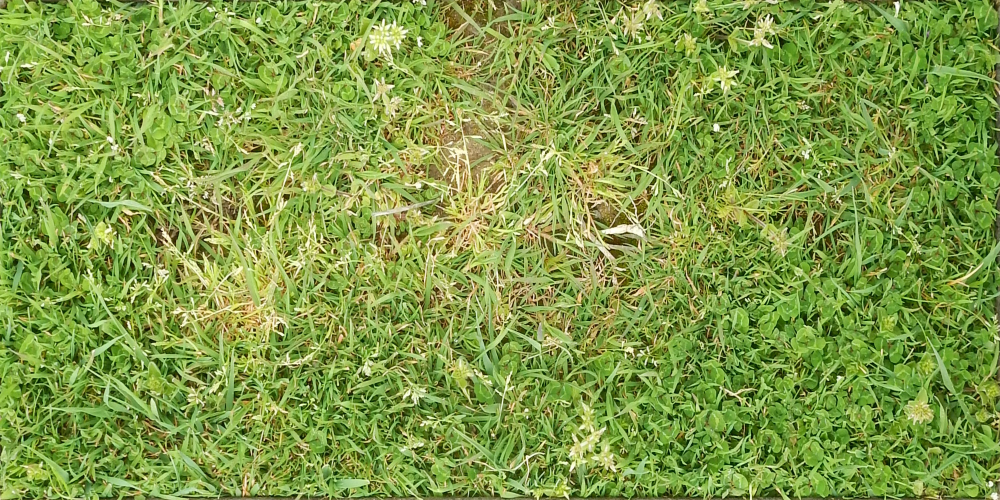
#> input picture csiro-biomass/train/ID227847873.jpg, 2000 x 1000 px, found by its file name (shown at 1/2 size)
$ python create_dataset_figure.py
#> lines starting #> are read from the running program, lines starting #| are printed output that depends on the picture
#!/usr/bin/env python3
"""
Generate a three-panel dataset overview figure for IEEE paper:
(a) Sample top-view pasture image with biomass values
(b) Target biomass distributions (boxplots)
(c) Temporal sampling structure (monthly grouped)
"""

import matplotlib
matplotlib.use('Agg')

import matplotlib.pyplot as plt
import matplotlib.dates as mdates
import matplotlib.ticker as mticker
import pandas as pd
import numpy as np
from datetime import datetime
import os
from PIL import Image
from matplotlib.patches import FancyBboxPatch
import matplotlib.patheffects as pe

# ── Style ──────────────────────────────────────────────────────────────
plt.rcParams.update({
    'font.family': 'serif',
    'font.serif': ['Times New Roman', 'DejaVu Serif'],
    'font.size': 8,
    'axes.titlesize': 9,
    'axes.labelsize': 8,
    'xtick.labelsize': 7,
    'ytick.labelsize': 7,
    'legend.fontsize': 7,
    'figure.dpi': 300,
    'savefig.dpi': 300,
    'savefig.bbox': 'tight',
    'axes.linewidth': 0.8,
    'xtick.major.width': 0.6,
    'ytick.major.width': 0.6,
    'xtick.major.size': 3,
    'ytick.major.size': 3,
    'xtick.minor.visible': False,
    'ytick.minor.visible': False,
})

RANDOM_SEED = 42
np.random.seed(RANDOM_SEED)

# ── Paths ──────────────────────────────────────────────────────────────
BASE = '/home/teo/repos/CSIRO---Image2Biomass-Prediction'
CSV = os.path.join(BASE, 'csiro-biomass', 'train.csv')
TRAIN_DIR = os.path.join(BASE, 'csiro-biomass', 'train')
OUTPUT = os.path.join(BASE, 'figures', 'dataset_overview.pdf')
OUTPUT_PNG = os.path.join(BASE, 'figures', 'dataset_overview.png')
os.makedirs(os.path.dirname(OUTPUT), exist_ok=True)

# ── Load data ──────────────────────────────────────────────────────────
df = pd.read_csv(CSV)
#> (reads csiro-biomass/train.csv from the repository)
df['Date'] = pd.to_datetime(df['Sampling_Date'], format='%Y/%m/%d')

# Per-image target table (one row per image)
img_targets = df.pivot_table(
    index='image_path', columns='target_name', values='target', aggfunc='first'
).reset_index()
img_meta = df[['image_path', 'State', 'Date']].drop_duplicates(subset='image_path')
img_data = img_meta.merge(img_targets, on='image_path')

# ── Panel (a): Sample image with biomass values ──────────────────────
best_img_path = os.path.join(TRAIN_DIR, 'ID227847873.jpg')  # Vic, 2015/9/29
sample_img = np.array(Image.open(best_img_path))
#> sample_img is the input picture: shape (1000, 2000, 3); mean R, G, B 128, 154.1, 70
sample_img_rot = np.rot90(sample_img, k=-1)
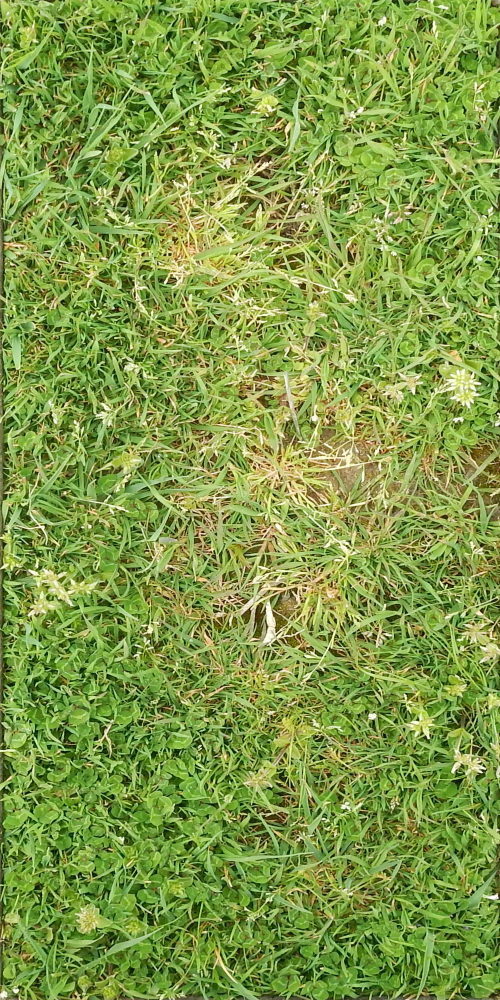
#> sample_img_rot: shape (2000, 1000, 3) (shown at 1/2 size); mean R, G, B 128, 154.1, 70

# Get biomass values for this image
img_row = img_data[img_data['image_path'] == 'train/ID227847873.jpg'].iloc[0]
biomass_text = (
    f"Dry Total: {img_row['Dry_Total_g']:.1f}g\n"
    f"Dry Green: {img_row['Dry_Green_g']:.1f}g\n"
    f"Dry Dead:  {img_row['Dry_Dead_g']:.1f}g\n"
    f"Dry Clover: {img_row['Dry_Clover_g']:.1f}g\n"
    f"GDM:       {img_row['GDM_g']:.1f}g"
)

# ── Panel (b): Target distributions ──────────────────────────────────
target_cols = ['Dry_Green_g', 'Dry_Dead_g', 'Dry_Clover_g', 'GDM_g', 'Dry_Total_g']
target_labels = [
    'Dry\nGreen',
    'Dry\nDead',
    'Dry\nClover',
    'GDM',
    'Dry\nTotal',
]

# Print target distribution statistics
print("\nTarget distribution statistics (n = {}):".format(len(img_data)))
print(f"{'Target':<15} {'Mean':>8} {'Std':>8} {'Min':>8} {'Q1':>8} {'Median':>8} {'Q3':>8} {'Max':>8} {'Nonzero':>8}")
print("-" * 88)
for col, label in zip(target_cols, ['Green', 'Dead', 'Clover', 'GDM', 'Total']):
    vals = img_data[col].values
    nonzero = np.sum(vals > 0)
    print(f"{label:<15} {np.mean(vals):>8.2f} {np.std(vals):>8.2f} {np.min(vals):>8.2f} "
          f"{np.percentile(vals, 25):>8.2f} {np.median(vals):>8.2f} {np.percentile(vals, 75):>8.2f} "
          f"{np.max(vals):>8.2f} {nonzero:>8} ({nonzero/len(vals)*100:.0f}%)")
print()

# ── Panel (c): Temporal structure (monthly bins) ─────────────────────
# LOPO boundaries — sample-balanced split (same logic as experiment_2.py)
date_order = sorted(df['Date'].unique())
date_order = [pd.Timestamp(d) for d in date_order]
n_dates = len(date_order)
total_samples = df['image_path'].nunique()
target = total_samples // 3

period_dates = {'Early': [], 'Middle': [], 'Late': []}
period_names = ['Early', 'Middle', 'Late']
cumulative = 0
current_period_idx = 0

for i, d in enumerate(date_order):
    count = df[df['Date'] == d]['image_path'].nunique()
    cumulative += count
    period_dates[period_names[current_period_idx]].append(d)

    if cumulative >= target and current_period_idx < 2:
        remaining_dates = n_dates - i - 1
        remaining_periods = 2 - current_period_idx
        if remaining_dates >= remaining_periods:
            cumulative = 0
            current_period_idx += 1

early_dates = set(period_dates['Early'])
middle_dates = set(period_dates['Middle'])
late_dates = set(period_dates['Late'])

early_last = max(early_dates)
middle_last = max(middle_dates)

print(f"Period 1 (Early): {min(early_dates).strftime('%Y-%m-%d')} to {early_last.strftime('%Y-%m-%d')} ({len(early_dates)} dates, "
      f"{df[df['Date'].isin(early_dates)]['image_path'].nunique()} samples)")
print(f"Period 2 (Middle): {min(middle_dates).strftime('%Y-%m-%d')} to {middle_last.strftime('%Y-%m-%d')} ({len(middle_dates)} dates, "
      f"{df[df['Date'].isin(middle_dates)]['image_path'].nunique()} samples)")
print(f"Period 3 (Late): {min(late_dates).strftime('%Y-%m-%d')} to {max(late_dates).strftime('%Y-%m-%d')} ({len(late_dates)} dates, "
      f"{df[df['Date'].isin(late_dates)]['image_path'].nunique()} samples)")
# Verify no date leakage
all_split_dates = set()
for dlist in period_dates.values():
    for d in dlist:
        assert d not in all_split_dates, f"DUPLICATE DATE {d}!"
        all_split_dates.add(d)
assert len(all_split_dates) == len(date_order), "Not all dates assigned!"

state_colors = {'NSW': '#E24A33', 'Tas': '#348ABD', 'Vic': '#988ED5', 'WA': '#F5A623'}
state_labels_short = {'NSW': 'NSW', 'Tas': 'Tas', 'Vic': 'Vic', 'WA': 'WA'}

# Group by month for cleaner bars
counts_per_date = df[['image_path', 'Date', 'State']].drop_duplicates(subset=['image_path', 'State'])
counts_per_date['Month'] = counts_per_date['Date'].dt.to_period('M')
monthly_counts = counts_per_date.groupby(['Month', 'State']).size().unstack(fill_value=0)
for s in ['NSW', 'Tas', 'Vic', 'WA']:
    if s not in monthly_counts.columns:
        monthly_counts[s] = 0
monthly_counts = monthly_counts[['NSW', 'Tas', 'Vic', 'WA']]

# Convert month periods to datetime for plotting (use mid-month)
month_dates = [p.to_timestamp() + pd.DateOffset(days=14) for p in monthly_counts.index]

# ── Build the figure ──────────────────────────────────────────────────
fig = plt.figure(figsize=(7.16, 2.8))

gs = fig.add_gridspec(1, 3, width_ratios=[0.85, 1.3, 1.7], wspace=0.28,
                       left=0.05, right=0.97, bottom=0.18, top=0.92)

# ── Panel (a): Image with biomass overlay ────────────────────────────
ax_a = fig.add_subplot(gs[0])
ax_a.imshow(sample_img_rot)
ax_a.set_title('(a) Example pasture image', fontweight='bold', pad=3)
ax_a.axis('off')

# Add biomass values as text overlay in bottom-left
ax_a.text(0.05, 0.05, biomass_text, transform=ax_a.transAxes,
          fontsize=5.5, color='white', fontfamily='monospace',
          verticalalignment='bottom', horizontalalignment='left',
          path_effects=[pe.withStroke(linewidth=2, foreground='black')])

# ── Panel (b): Target distributions ──────────────────────────────────
ax_b = fig.add_subplot(gs[1])

plot_data = [img_data[col].values for col in target_cols]

bp = ax_b.boxplot(plot_data, patch_artist=True, widths=0.55,
                  medianprops=dict(color='black', linewidth=1.2),
                  whiskerprops=dict(linewidth=0.8),
                  capprops=dict(linewidth=0.8),
                  flierprops=dict(markersize=3, marker='o', markerfacecolor='gray',
                                  markeredgecolor='gray', alpha=0.4),
                  showmeans=True,
                  meanprops=dict(marker='D', markerfacecolor='darkred',
                                 markeredgecolor='darkred', markersize=4))

box_colors = ['#2c7bb6', '#abd9e9', '#ffffbf', '#fdae61', '#d7191c']
for patch, color in zip(bp['boxes'], box_colors):
    patch.set_facecolor(color)
    patch.set_alpha(0.7)
    patch.set_edgecolor('black')
    patch.set_linewidth(0.8)

ax_b.set_xticklabels(target_labels, fontsize=6.5)
ax_b.set_ylabel('Dry biomass (g)', fontsize=8)
ax_b.set_title('(b) Target distributions', fontweight='bold', pad=3)
ax_b.set_ylim(bottom=-3)
ax_b.yaxis.set_major_locator(mticker.MultipleLocator(50))
ax_b.yaxis.set_minor_locator(mticker.MultipleLocator(25))
ax_b.grid(axis='y', alpha=0.3, linewidth=0.4)

ax_b.text(0.02, 0.98, f'n = {len(img_data)}', transform=ax_b.transAxes,
          va='top', ha='left', fontsize=7, fontstyle='italic',
          bbox=dict(boxstyle='round,pad=0.2', facecolor='lightgray', alpha=0.5))

# ── Panel (c): Monthly grouped bars ──────────────────────────────────
ax_c = fig.add_subplot(gs[2])

bar_width = 20  # days
x_pos = month_dates

bottom = np.zeros(len(x_pos))
for state in ['NSW', 'Tas', 'Vic', 'WA']:
    vals = monthly_counts[state].values
    ax_c.bar(x_pos, vals, width=bar_width, bottom=bottom,
             color=state_colors[state], label=state_labels_short[state],
             edgecolor='white', linewidth=0.3, alpha=0.85, zorder=3)
    bottom += vals

# LOPO boundary lines
boundary_early = early_last + pd.Timedelta(days=1)
boundary_middle = middle_last + pd.Timedelta(days=1)

ax_c.axvline(x=boundary_early, color='#333333', linewidth=0.9,
             linestyle='--', alpha=0.7, zorder=4)
ax_c.axvline(x=boundary_middle, color='#333333', linewidth=0.9,
             linestyle='--', alpha=0.7, zorder=4)

# Period labels — Middle at its actual midpoint, Early/Late symmetric around it
ax_c.set_ylim(bottom=0)
ax_c.autoscale()
ylim = ax_c.get_ylim()
ann_y = ylim[1] * 0.97

x_min = pd.to_datetime('2015/1/1') - pd.Timedelta(days=10)
x_max = pd.to_datetime('2015/12/31')

# Middle at its original position (midpoint of middle period dates)
middle_pos = min(middle_dates) + (max(middle_dates) - min(middle_dates)) / 2
# Offset: distance from middle to nearest axis edge, scaled back slightly
offset = min((middle_pos - x_min).days, (x_max - middle_pos).days) * 0.7
early_pos = middle_pos - pd.Timedelta(days=offset)
late_pos = middle_pos + pd.Timedelta(days=offset)

period_positions = {
    'Early': early_pos,
    'Middle': middle_pos,
    'Late': late_pos,
}
for period, pos in period_positions.items():
    ax_c.text(pos, ann_y, period, ha='center', va='top', fontsize=7,
              fontstyle='italic', color='#555555')

ax_c.set_xlim(pd.to_datetime('2015/1/1') - pd.Timedelta(days=10),
              pd.to_datetime('2015/12/31'))
ax_c.set_ylabel('Number of images', fontsize=8)
ax_c.set_title('(c) Acquisition timeline', fontweight='bold', pad=3)

ax_c.xaxis.set_major_locator(mdates.MonthLocator(interval=2))
ax_c.xaxis.set_major_formatter(mdates.DateFormatter('%b'))
ax_c.tick_params(axis='x', pad=2)
ax_c.grid(axis='y', alpha=0.3, linewidth=0.4)

legend = ax_c.legend(loc='upper left', ncol=1, framealpha=0.9,
                     edgecolor='#cccccc', columnspacing=0.8, handletextpad=0.4,
                     markerscale=0.9, fontsize=6.5, labelspacing=0.5)
legend.get_frame().set_linewidth(0.5)

# ── Save ──────────────────────────────────────────────────────────────
fig.savefig(OUTPUT, format='pdf')
fig.savefig(OUTPUT_PNG, format='png', dpi=600)
print(f'Figure saved to {OUTPUT}')
print(f'Preview saved to {OUTPUT_PNG}')
plt.close(fig)
